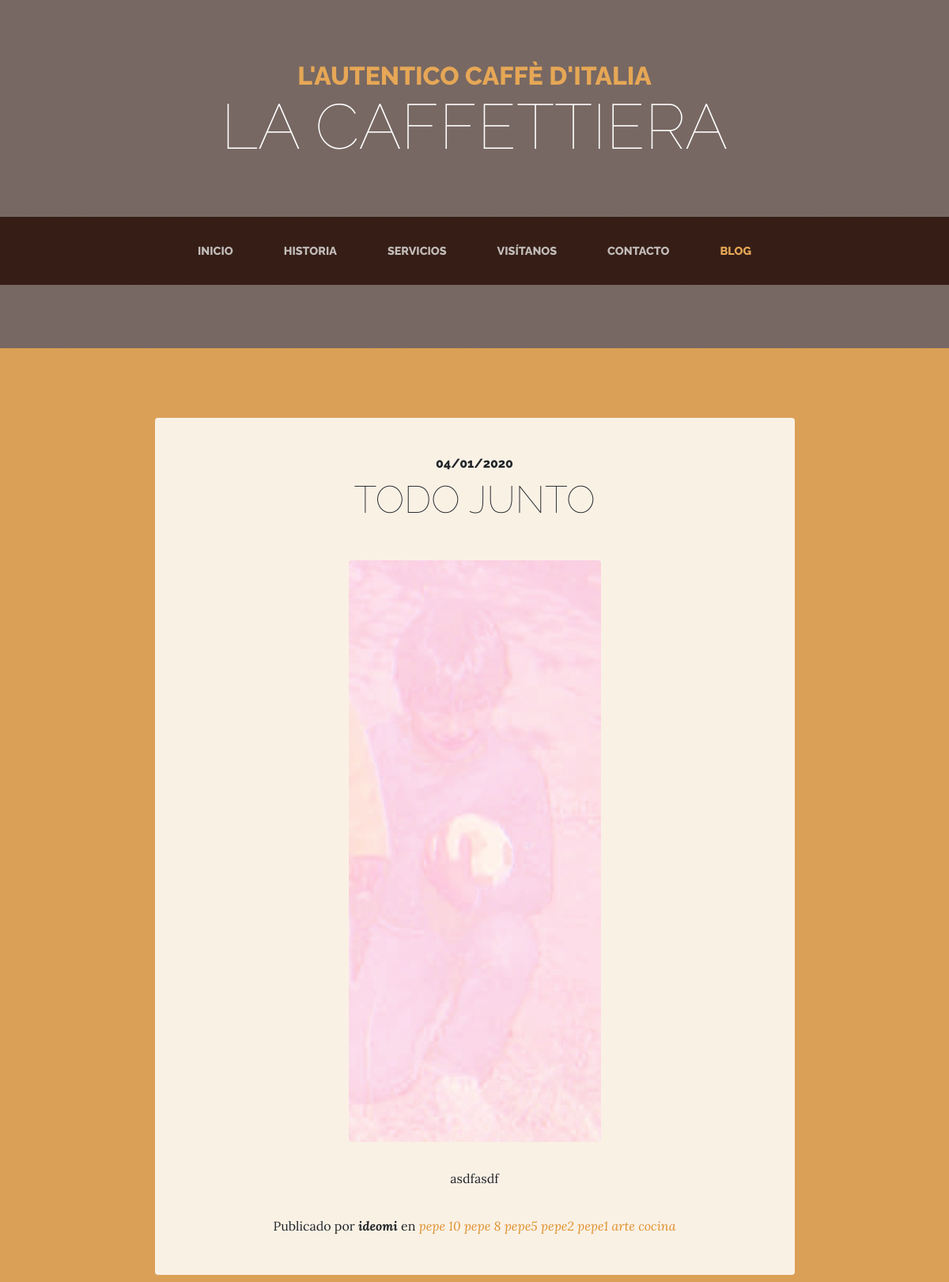
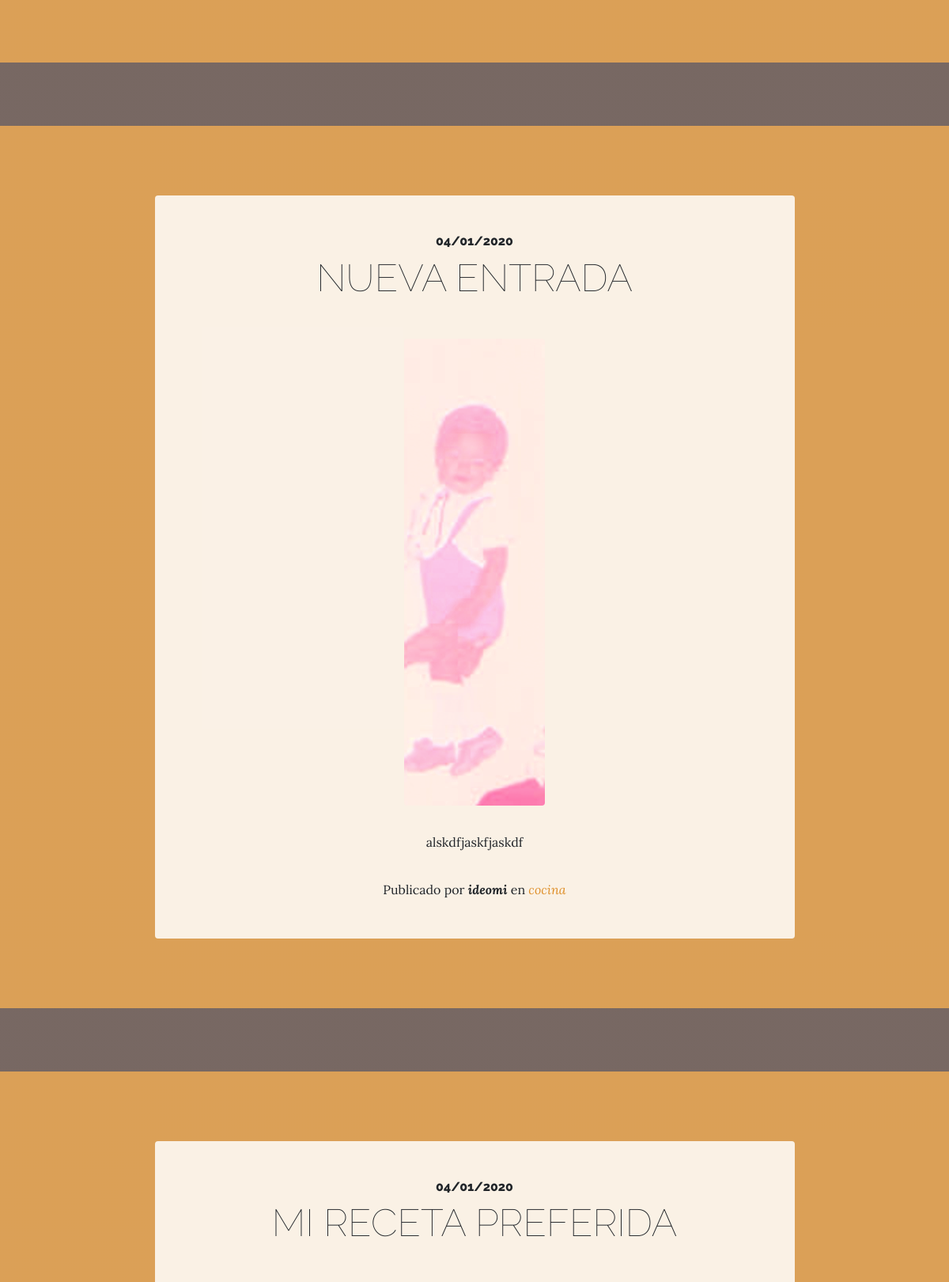
Screenshot of /blog/ (upper part) with the database file from the repository (2 pictures, top to bottom).
### blog/models.py (models this page shows, shortened)
class Post(models.Model):
    title = models.CharField(max_length=50, verbose_name='Titulo')
    content = models.TextField(verbose_name='contenido')
    image =  models.ImageField(verbose_name='Imagen',upload_to='services')
    published = models.DateTimeField(verbose_name='Fecha de publicación',default=now)
    autor = models.ForeignKey(User,on_delete=models.CASCADE,verbose_name='autor')
    categori = models.ManyToManyField(Categori,verbose_name='Categoria',related_name='get_posts')
    created = models.DateTimeField(auto_now_add=True, verbose_name='Fecha de Creación')
    updated = models.DateTimeField(auto_now=True, verbose_name='Fecha de Actualización')
    class Meta:
        verbose_name = 'Entrada'
        verbose_name_plural = 'Entradas'
        ordering = ['-created']

class Categori(models.Model):
    name = models.CharField(max_length=50, verbose_name='categoria')
    created = models.DateTimeField(auto_now_add=True,verbose_name='Fecha de Creación')
    updated = models.DateTimeField(auto_now=True,verbose_name='Fecha de Actualización')
    class Meta:
        verbose_name = 'Categoria'
        verbose_name_plural = 'Categorias'
        ordering = ['-created']
    def __str__(self):
        return self.name

### blog/views.py (the view)
# urls.py: path('', views.blog, name='blog'),
def blog(request):
    posts = Post.objects.all()
    return render(request,'blog/blog.html',{'posts':posts})

### pages/templatetags/page_tag.py (called while the page is built)
@register.simple_tag
def get_page_list():
    pages = Pages.objects.all()
    return pages

### social/processors.py (called while the page is built)
def ctx_dict(request):
    ctx = {}
    links = Link.objects.all()
    for link in links:
        ctx[link.key] = link.url
    return ctx

### blog/templates/blog/blog.html (shortened to what this page needs)
{% extends 'core/base.html' %}
{% load static %}
{% block content %}
{%for post in posts%}
          <section class="page-section cta">
            <div class="container">
              <div class="row">
                <div class="col-xl-9 mx-auto">
                  <div class="cta-innerv text-center rounded">
                    <h2 class="section-heading mb-5">
                      <span class="section-heading-upper">{{post.published|date:"SHORT_DATE_FORMAT"}}</span>
                      <span class="section-heading-lower">{{post.title}}</span>
                    </h2>
                    <p class="mb-0">
                      <img class="mx-auto d-flex rounded img-fluid mb-3 mb-lg-0" src="{{post.image.url}}" alt="">
                    </p>
                    <p class="mb-0 mbt">
                      {{post.content}}
                    </p>
                    <p class="mb-0 mbt">
                      <span class="section-heading-under">Publicado por <em><b>{{post.autor}}</b></em> en <em>
                      {%for cat in post.categori.all%}
                           <a href="{%url 'blog_category' cat.id%}" class="link">{{cat}}</a>
                        {%endfor%}
                        </em></span>
                    </p>
                  </div>
                </div>
              </div>
            </div>
          </section>
{%endfor%}
{% endblock %}

### core/templates/core/base.html (shortened to what this page needs)
<!DOCTYPE html>
<html lang="es">
  <head>
    {% load static %}
    <link href="{% static 'core/vendor/bootstrap/css/bootstrap.min.css' %}" rel="stylesheet">
    <link href="{% static 'core/vendor/font-awesome/css/font-awesome.min.css' %}" rel="stylesheet" type="text/css">
    <link href="{% static 'core/css/business-casual.css' %}" rel="stylesheet">
  </head>
  <body>
    <h1 class="site-heading text-center text-white d-none d-lg-block">
      <span class="site-heading-upper text-primary mb-3">L'autentico caffè d'italia</span>
      <span class="site-heading-lower">La Caffettiera</span>
    </h1>
    <nav class="navbar navbar-expand-lg navbar-dark py-lg-4" id="mainNav">
      <div class="container">
        <div class="collapse navbar-collapse" id="navbarResponsive">
          <ul class="navbar-nav mx-auto">
            <li class="nav-item px-lg-4 {%if request.path == '/' %}active{%endif%}">
              <a class="nav-link text-uppercase text-expanded" href="{% url 'home' %}">Inicio</a>
            </li>
            <li class="nav-item px-lg-4 {%if request.path == '/about/' %}active{%endif%}">
              <a class="nav-link text-uppercase text-expanded" href="{% url 'about' %}">Historia</a>
            </li>
            <li class="nav-item px-lg-4 {%if request.path == '/services/' %}active{%endif%}">
              <a class="nav-link text-uppercase text-expanded" href="{% url 'services' %}">Servicios</a>
            </li>
            <li class="nav-item px-lg-4 {%if request.path == '/store/' %}active{%endif%}">
              <a class="nav-link text-uppercase text-expanded" href="{% url 'store' %}">Visítanos</a>
            </li>
            <li class="nav-item px-lg-4 {%if request.path == '/contact/' %}active{%endif%}">
              <a class="nav-link text-uppercase text-expanded" href="{% url 'contact' %}">Contacto</a>
            </li>
            <li class="nav-item px-lg-4 {%if request.path == '/blog/' %}active{%endif%}">
              <a class="nav-link text-uppercase text-expanded" href="{% url 'blog' %}">Blog</a>
            </li>
          </ul>
        </div>
      </div>
    </nav>
    {% block content %} {% endblock %}
                {%load page_tag%}
               {% get_page_list as page_list%}
  </body>
</html>

### core/static/core/css/business-casual.css (style rules this page uses)
body { font-family: 'Lora'; background: linear-gradient(rgba(47, 23, 15, 0.65), rgba(47, 23, 15, 0.65)), url("../img/bg.jpg"); background-attachment: fixed; background-position: center; background-size: cover; }
h1, h2, h3, h4, h5, h6 { font-family: 'Raleway'; }
p { line-height: 1.75; }
.site-heading { margin-top: 5rem; margin-bottom: 5rem; text-transform: uppercase; line-height: 1; font-family: 'Raleway'; }
.site-heading .site-heading-upper { display: block; font-size: 2rem; font-weight: 800; }
.site-heading .site-heading-lower { font-size: 5rem; font-weight: 100; line-height: 4rem; }
.page-section { margin-top: 5rem; margin-bottom: 5rem; }
.section-heading { text-transform: uppercase; }
.section-heading .section-heading-upper { display: block; font-size: 1rem; font-weight: 800; padding-bottom:.5rem; }
.section-heading .section-heading-lower { display: block; font-size: 3rem; font-weight: 100; }
#mainNav { background-color: rgba(47, 23, 15, 0.9); font-family: 'Raleway'; }
#mainNav .navbar-nav .nav-item .nav-link { color: rgba(255, 255, 255, 0.7); font-weight: 800; }
#mainNav .navbar-nav .nav-item.active .nav-link { color: #e6a756; }
@media (min-width: 992px) { #mainNav .navbar-nav .nav-item .nav-link { font-size: 0.9rem; } }
.cta { padding-top: 5rem; padding-bottom: 5rem; background-color: rgba(230, 167, 86, 0.9); }
.cta .cta-innerv { position: relative; padding: 3rem; margin: 0.5rem; background-color: rgba(255, 255, 255, 0.85); }
.text-primary { color: #e6a756 !important; }
.mbt { padding-top: 2rem; }
a.link { color: #df902a; }

### rows the page displays
Post: published "04/01/2020", title "TODO JUNTO", image (picture), content "asdfasdf", autor "ideomi"
Categori: name "pepe 10"
Categori: name "pepe 8"
Categori: name "pepe5"
Categori: name "pepe2"
Categori: name "pepe1"
Categori: name "arte"
Categori: name "cocina"
Post: published "04/01/2020", title "NUEVA ENTRADA", image (picture), content "alskdfjaskfjaskdf", autor "ideomi"
Post: published "04/01/2020", title "MI RECETA PREFERIDA"
